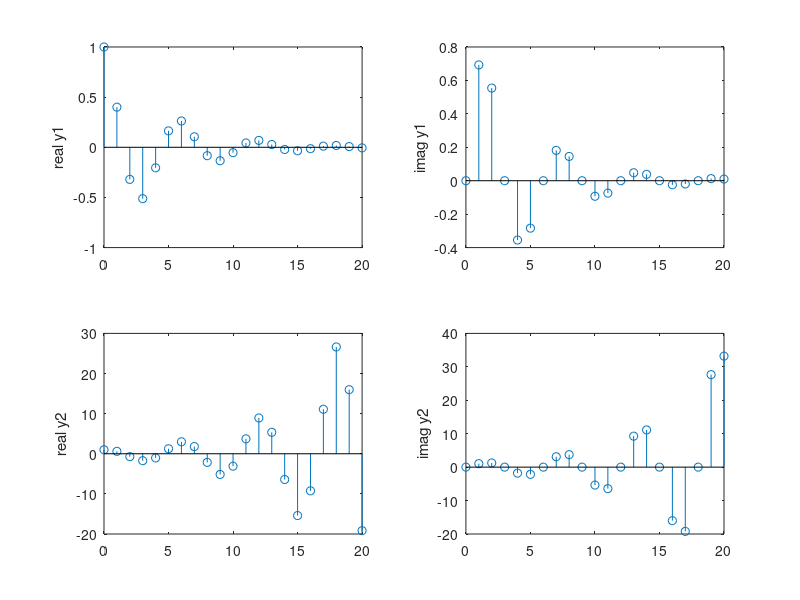

This chart was generated by the following MATLAB code:
clc;
clear;
n=0:1:20;
r1=0.8;
r2=1.2;
y1=(r1.^n) .*exp(1i*n*(pi/3));
y2=(r2.^n) .*exp(1i*n*(pi/3));

subplot(2,2,1);
stem(n,real(y1));
ylabel('real y1');

subplot(2,2,2);
stem(n,imag(y1));
ylabel('imag y1');

subplot(2,2,3);
stem(n,real(y2));
ylabel('real y2');

subplot(2,2,4);
stem(n,imag(y2));
ylabel('imag y2');
